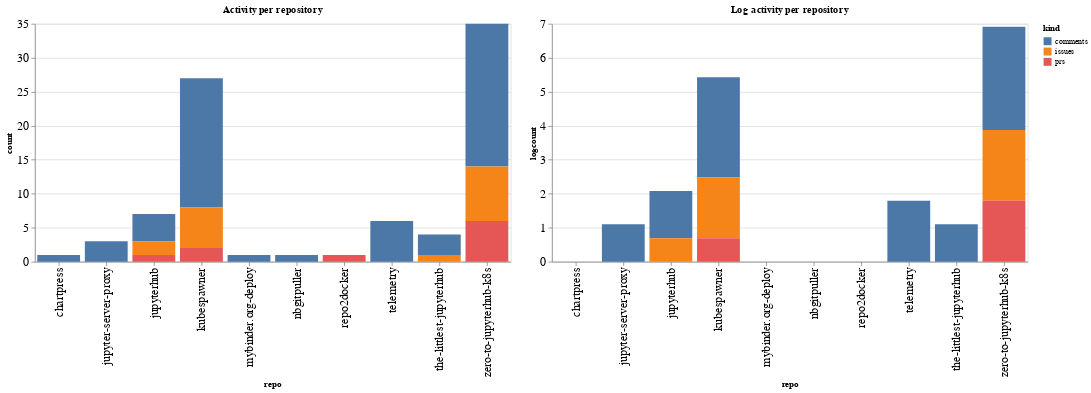

Notebook code cell kept with this figure:
### Code cell
ch1 = alt.Chart(repo_summaries, width=600, title="Activity per repository").mark_bar().encode(
    x='repo',
    y='count',
    color='kind',
    tooltip="kind"
)

ch2 = alt.Chart(repo_summaries, width=600, title="Log activity per repository").mark_bar().encode(
    x='repo',
    y='logcount',
    color='kind',
    tooltip="kind"
)

ch1 | ch2

### Figure 1 — Vega-Lite specification as saved in the notebook (floating-point values rounded to 4 significant figures)
{"config": {"axisLeft": {"labelFontSize": 15}, "axisBottom": {"labelFontSize": 15}}, "hconcat": [{"mark": "bar", "encoding": {"color": {"type": "nominal", "field": "kind"}, "tooltip": {"type": "nominal", "field": "kind"}, "x": {"type": "nominal", "field": "repo"}, "y": {"type": "quantitative", "field": "count"}}, "title": "Activity per repository", "width": 600}, {"mark": "bar", "encoding": {"color": {"type": "nominal", "field": "kind"}, "tooltip": {"type": "nominal", "field": "kind"}, "x": {"type": "nominal", "field": "repo"}, "y": {"type": "quantitative", "field": "logcount"}}, "title": "Log activity per repository", "width": 600}], "data": {"name": "data-f9efff4da962f875adf29c495c14a36a"}, "$schema": "https://vega.github.io/schema/vega-lite/v4.8.1.json", "datasets": {"data-f9efff4da962f875adf29c495c14a36a": [{"repo": "chartpress", "kind": "comments", "count": 1, "logcount": 0.0}, {"repo": "jupyter-server-proxy", "kind": "comments", "count": 3, "logcount": 1.099}, {"repo": "jupyterhub", "kind": "comments", "count": 4, "logcount": 1.386}, {"repo": "jupyterhub", "kind": "issues", "count": 2, "logcount": 0.6931}, {"repo": "jupyterhub", "kind": "prs", "count": 1, "logcount": 0.0}, {"repo": "kubespawner", "kind": "comments", "count": 19, "logcount": 2.944}, {"repo": "kubespawner", "kind": "issues", "count": 6, "logcount": 1.792}, {"repo": "kubespawner", "kind": "prs", "count": 2, "logcount": 0.6931}, {"repo": "mybinder.org-deploy", "kind": "comments", "count": 1, "logcount": 0.0}, {"repo": "nbgitpuller", "kind": "comments", "count": 1, "logcount": 0.0}, {"repo": "repo2docker", "kind": "prs", "count": 1, "logcount": 0.0}, {"repo": "telemetry", "kind": "comments", "count": 6, "logcount": 1.792}, {"repo": "the-littlest-jupyterhub", "kind": "comments", "count": 3, "logcount": 1.099}, {"repo": "the-littlest-jupyterhub", "kind": "issues", "count": 1, "logcount": 0.0}, {"repo": "zero-to-jupyterhub-k8s", "kind": "comments", "count": 21, "logcount": 3.045}, {"repo": "zero-to-jupyterhub-k8s", "kind": "issues", "count": 8, "logcount": 2.079}, {"repo": "zero-to-jupyterhub-k8s", "kind": "prs", "count": 6, "logcount": 1.792}]}}
